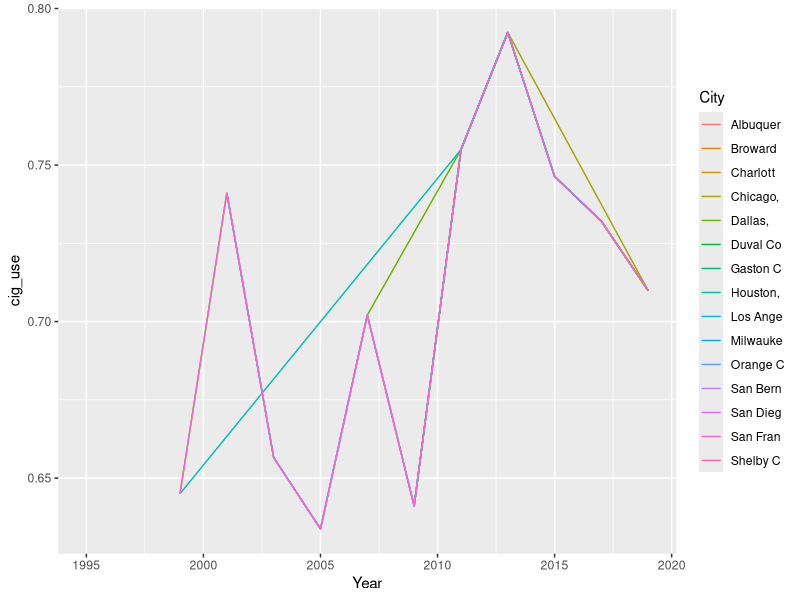

The R script that drew this image:
youth_df <- read.csv("YSSBR DATA Small NA.csv")
library("reshape")
library(dplyr)
library(ggplot2)

city_df <- youth_df %>% 
  select(Year, City, q17..Ever.cigarette.use.) %>% 
  group_by(Year) %>% 
  summarise(cig_use = (mean(q17..Ever.cigarette.use. - 1, na.rm = TRUE, NaN.rm = TRUE)), City = City)


plot_city <- ggplot(data = city_df) +
  geom_line(mapping = aes(x = Year, y = cig_use, color = City))

plot_city
# 
# 
# 
